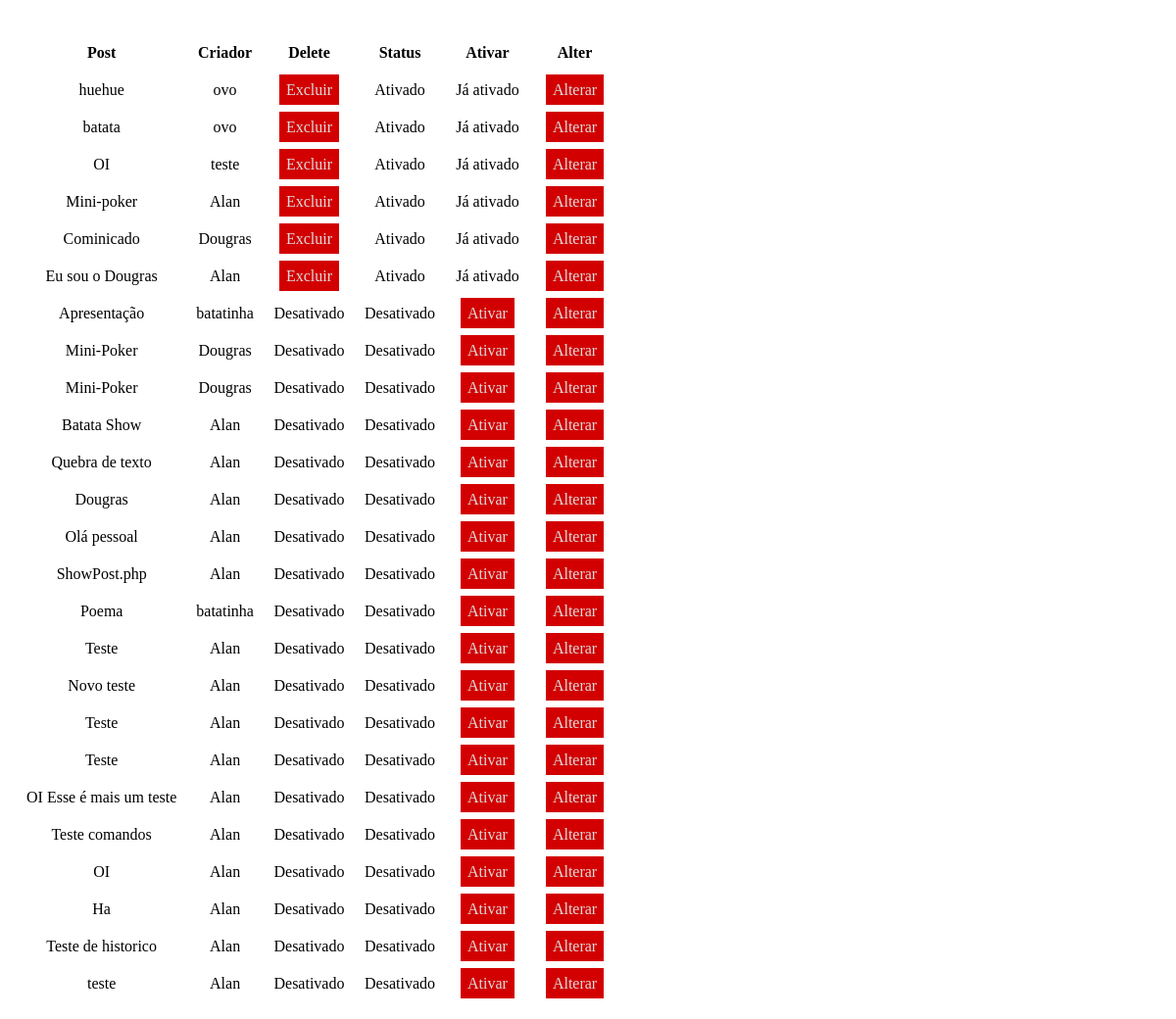
The page /Funcoes/ShowMyPosts.php (signed in) on the database its author committed.
### tables this page shows
CREATE TABLE IF NOT EXISTS `post` (
  `usuario_id` int(11) NOT NULL,
  `Titulo` varchar(100) NOT NULL,
  `Descricao` varchar(200) NOT NULL,
  `post` text NOT NULL,
  `creation_time` datetime NOT NULL,
  `ult_usuario_id` int(11) NOT NULL,
  `status` int(11) NOT NULL,
  `id` int(11) NOT NULL AUTO_INCREMENT,
  PRIMARY KEY (`id`),
  KEY `usuario_id` (`usuario_id`),
  KEY `ult_usuario_id` (`ult_usuario_id`)
);

CREATE TABLE IF NOT EXISTS `usuario` (
  `nome` varchar(250) NOT NULL,
  `tipo` int(11) NOT NULL,
  `senha` varchar(250) NOT NULL,
  `id` int(11) NOT NULL AUTO_INCREMENT,
  `status` int(11) NOT NULL,
  `ult_alt` datetime DEFAULT NULL,
  `alt_usuario_id` int(11) NOT NULL,
  PRIMARY KEY (`id`),
  KEY `alt_usuario_id` (`alt_usuario_id`)
);

### Funcoes/ShowMyPosts.php (the view, shortened to what this page needs)
<link type="text/css" rel="stylesheet" media="screen" href="Funcoes/estilos.css"/>
<?php
echo "<div id=\"LeftContent\">";
			?>
            	<table>
					<thead>
						<tr>
							<th>Post</th><th>Criador</th><th>Delete</th><th>Status</th><th>Ativar</th><th>Alter</th>
						</tr>
					</thead>
					<tbody id="ResultsTableContent">
            <?php
        try {
            $user = 'root';
            $pass = '';
            $dbh = new PDO('mysql:host=localhost;dbname=blog', $user, $pass, array(PDO::MYSQL_ATTR_INIT_COMMAND => "SET NAMES 'utf8'"));
            echo "<br>";
            if ($_SESSION["tipo"] >= 3) {
                $path = "SELECT post.Titulo, post.id, usuario.nome, post.status
                        FROM post
                        INNER JOIN usuario
                        ON post.usuario_id = usuario.id
                        ORDER BY creation_time DESC;";
            }
            else
            {
                $path = "SELECT * FROM post WHERE usuario_id = {$_SESSION['id']} and post.status = 1 ORDER BY creation_time DESC;";
            }
            foreach($dbh->query($path) as $row)
            {
                $pathAlt = "Funcoes/AlterarPost.php?id={$row['id']}";
                $pathAlt = "'".$pathAlt."'";
            	echo "<tr>";
            	echo "<td>".$row['Titulo']."</td>";
                if ($_SESSION["tipo"] >= 3) {
                    echo "<td>".$row['nome']."</td>";
                }
                else
                {
                    echo "<td>".$_SESSION['nome']."</td>";
                }
                if ($row['status'] == 1) {
                    echo "<td>"."<a class=\"p\" href=\"Funcoes/deletePost.php?id=".$row['id']."\">Excluir</a>"."</td>";
                    echo "<td>"."Ativado"."</td>";
                    echo "<td>"."Já ativado"."</td>";
                }
                else
                {
                    echo "<td>"."Desativado"."</td>";
                    echo "<td>"."Desativado"."</td>";
                    echo "<td>"."<a class=\"p\" href=\"Funcoes/activePost.php?id=".$row['id']."\">Ativar</a>"."</td>";
                }
                echo "<td>"."<a class=\"p\" href=\"#\" onclick=\"abrirPag({$pathAlt});\">Alterar</a>"."</td>";
            	echo "</tr>";
            }
            } catch (PDOException $e) {
                print "Error!: " . $e->getMessage() . "<br/>";
                die();
            }
            ?>
					</tbody>
				</table>
            <?php
echo "</div>";

### Funcoes/estilos.css (style rules this page uses)
td { text-align: center; bottom: 2px; }
table { border-spacing: 18px; }
#LeftContent { margin-right: 40%; }
.p { text-decoration: none; color: rgb(220,220,220); background-color: rgb(210, 0, 0); padding: 3px; border: 4px solid rgb(210, 0, 0); margin: 0px 6px 0px 6px; }

### rows shown on the page
post: Titulo "huehue", usuario.nome "ovo"
post: Titulo "batata", usuario.nome "ovo"
post: Titulo "OI", usuario.nome "teste"
post: Titulo "Mini-poker", usuario.nome "Alan"
post: Titulo "Cominicado", usuario.nome "Dougras"
post: Titulo "Eu sou o Dougras", usuario.nome "Alan"
post: Titulo "Apresentação", usuario.nome "batatinha"
post: Titulo "Mini-Poker", usuario.nome "Dougras"
post: Titulo "Mini-Poker", usuario.nome "Dougras"
post: Titulo "Batata Show", usuario.nome "Alan"
post: Titulo "Quebra de texto", usuario.nome "Alan"
post: Titulo "Dougras", usuario.nome "Alan"
post: Titulo "Olá pessoal", usuario.nome "Alan"
post: Titulo "ShowPost.php", usuario.nome "Alan"
post: Titulo "Poema", usuario.nome "batatinha"
post: Titulo "Teste", usuario.nome "Alan"
post: Titulo "Novo teste", usuario.nome "Alan"
post: Titulo "Teste", usuario.nome "Alan"
post: Titulo "Teste", usuario.nome "Alan"
post: Titulo "OI Esse é mais um teste", usuario.nome "Alan"
post: Titulo "Teste comandos", usuario.nome "Alan"
post: Titulo "OI", usuario.nome "Alan"
post: Titulo "Ha", usuario.nome "Alan"
post: Titulo "Teste de historico", usuario.nome "Alan"
post: Titulo "teste", usuario.nome "Alan"
